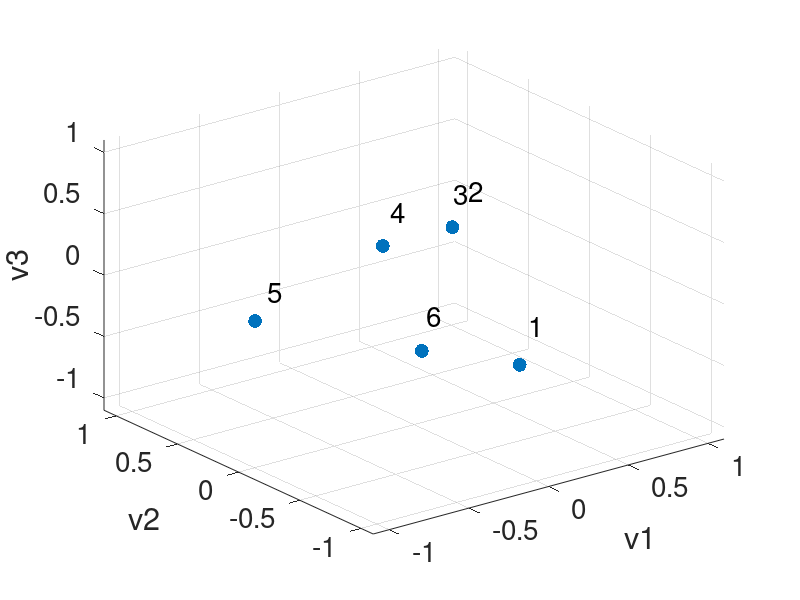
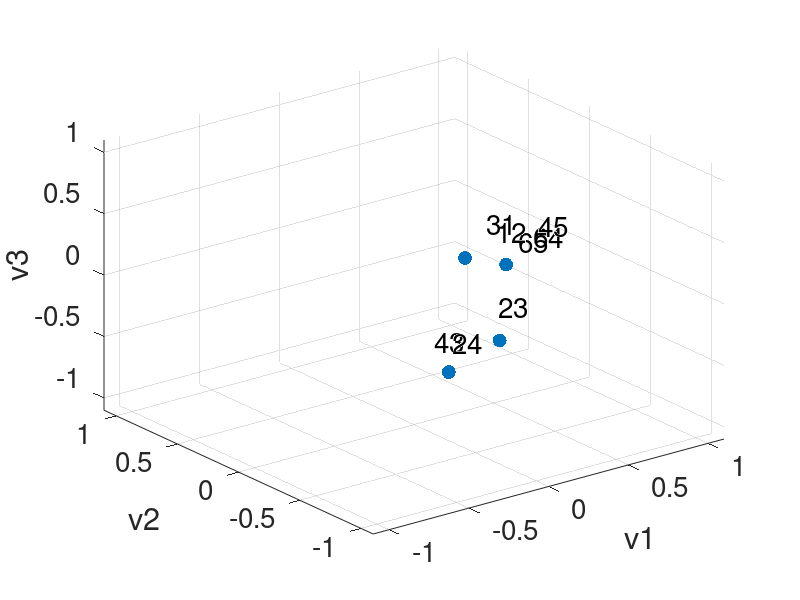
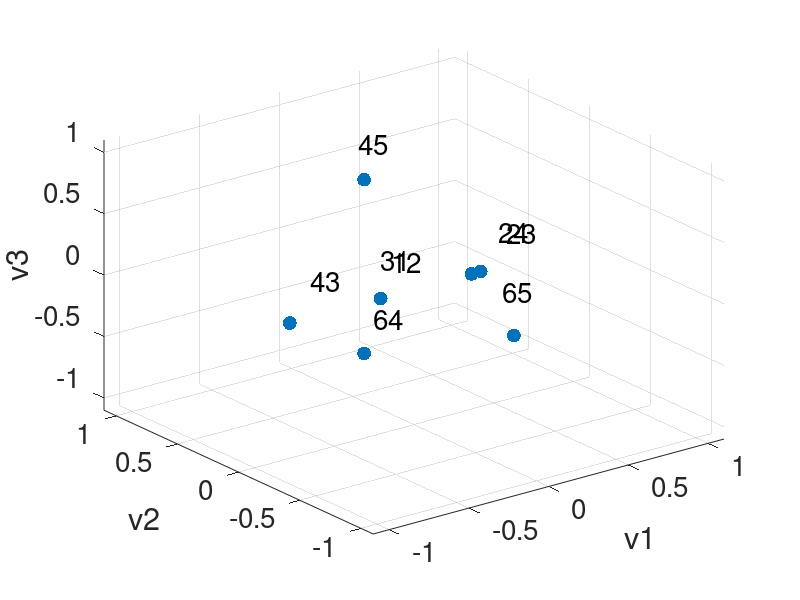
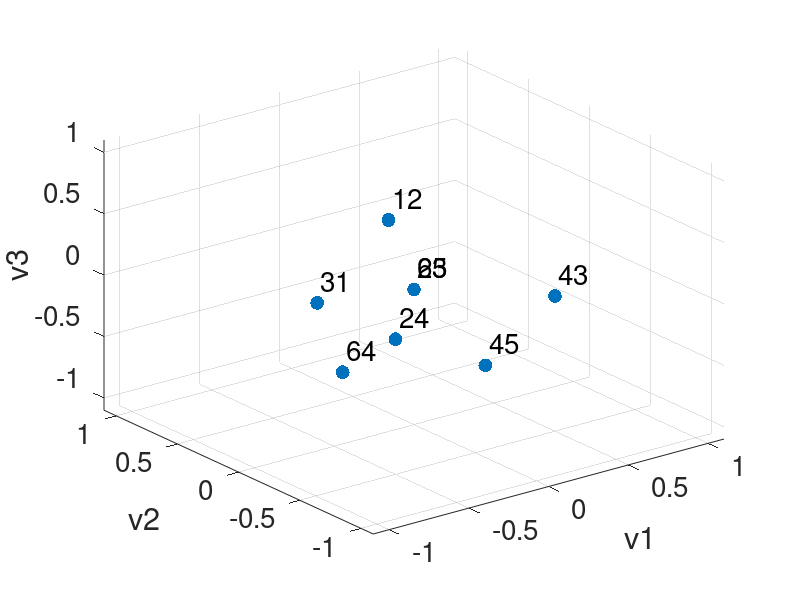

MATLAB code for these plots, in order:
%%% 6 nodes, 8 edges, 3 triangles
n_node = 6; n_edge =8; n_triangle = 3;
% create boundary operators
%%% B1
B1 = [-1 1 0 0 0 0 0 0; 1 0 -1 1 0 0 0 0; 0 -1 1 0 -1 0 0 0; 0 0 0 -1 1 -1 1 0; 0 0 0 0 0 1 0 -1; 0 0 0 0 0 0 -1 1];

%%% B2
B2 = [1 0 0; 1 0 0; 1 1 0; 0 1 0; 0 1 0; 0 0 1; 0 0 1; 0 0 1];

%% Undirected Version

% Hodge Laplacian
L0u = B1 * B1'; % 0-up Laplacian
L1d = B1' * B1; % 1-up Laplacian, n_edge*n_edge matrix
L1u = B2 * B2'; % 1-up Laplacian, n_edge*n_edge matrix
L2d = B2' * B2; % 2-down Laplacian, n_triangle*n_triangle matrix

% The undirected infered adjacency matrix
A0_up = diag(diag(L0u)) - L0u; % this is the same as the standard adjacency matrix for standard graph
D1_up = diag(diag(L1u));
A1_up = D1_up - L1u; % infered adjacency between edges

% solve the eigenvalues
% 0-up Laplacian
[V0u,D0u] = eig(L0u); % same as normal Laplacian, node 1,2,3 on the left, node 4 in the middle, node 5,6 on the right
scatter(V0u(:,2),V0u(:,3))
x = V0u(:,2); y = V0u(:,3); z = V0u(:,4); s = 100.* ones(size(x));
scatter3(x, y, z, s, 'filled')
set(gca,'XLim',[-1.1 1.1],'YLim',[-1.1 1.1],'ZLim',[-1.1 1.1])
name = [1 2 3 4 5 6]'; name = num2str(name); label = cellstr(name);
dx = 0.1+0.1*rand(size(x)); dy = 0.1+0.1*rand(size(y)); dz = 0.1+0.1*rand(size(z));% displacement so the text does not overlay the data points
text(x+dx, y+dy, z+dz, label, 'FontSize', 20);
xlabel('v1');
ylabel('v2');
zlabel('v3');
set(gca,'fontsize',20);
plt.LineWidth = 2;
ax = gca;
exportgraphics(ax,'plots/three_triangles_L0u.eps','Resolution',300) 

% 1-down Laplacian
[V1d,D1d] = eig(L1d); % find clusters of eddges by common nodes 
x = V1d(:,1); y = V1d(:,2); z = V1d(:,3); s = 100.* ones(size(x));
scatter3(x, y, z, s, 'filled')
set(gca,'XLim',[-1.1 1.1],'YLim',[-1.1 1.1],'ZLim',[-1.1 1.1])
name = [12 31 23 24 43 45 64 65]'; name = num2str(name); label = cellstr(name);
dx = 0.05+0.2*rand(size(x)); dy = 0.05+0.2*rand(size(y)); dz = 0.05+0.2*rand(size(z));% displacement so the text does not overlay the data points
text(x+dx, y+dy, z+dz, label, 'FontSize', 20);
xlabel('v1');
ylabel('v2');
zlabel('v3');
set(gca,'fontsize',20);
plt.LineWidth = 2;
ax = gca;
exportgraphics(ax,'plots/three_triangles_v2_L1d.eps','Resolution',300) 

% 1-up Laplacian
[V1u,D1u] = eig(L1u); % zero eigenvalues find connected components of edges through shared triangles
x = V1u(:,1); y = V1u(:,2); z = V1u(:,3); s = 100.* ones(size(x));
scatter3(x, y, z, s, 'filled')
set(gca,'XLim',[-1.1 1.1],'YLim',[-1.1 1.1],'ZLim',[-1.1 1.1])
name = [12 31 23 24 43 45 64 65]'; name = num2str(name); label = cellstr(name);
dx = 0.05+0.2*rand(size(x)); dy = 0.05+0.2*rand(size(y)); dz = 0.05+0.2*rand(size(z));% displacement so the text does not overlay the data points
text(x+dx, y+dy, z+dz, label, 'FontSize', 20);
xlabel('v1');
ylabel('v2');
zlabel('v3');
set(gca,'fontsize',20);
plt.LineWidth = 2;
ax = gca;
exportgraphics(ax,'plots/three_triangles_v2_L1u.eps','Resolution',300) 

% 1 Laplacian
[V1,D1] = eig(L1u+L1d); % zero eigenvalues find connected components of edges through shared triangles
x = V1(:,1); y = V1(:,2); z = V1(:,3); s = 100.* ones(size(x));
scatter3(x, y, z, s, 'filled')
set(gca,'XLim',[-1.1 1.1],'YLim',[-1.1 1.1],'ZLim',[-1.1 1.1])
name = [12 31 23 24 43 45 64 65]'; name = num2str(name); label = cellstr(name);
dx = 0.1; dy = 0.1; dz = 0.1;% displacement so the text does not overlay the data points
text(x+dx, y+dy, z+dz, label, 'FontSize', 20);
xlabel('v1');
ylabel('v2');
zlabel('v3');
set(gca,'fontsize',20);
plt.LineWidth = 2;
ax = gca;
exportgraphics(ax,'plots/three_triangles_v2_L1.eps','Resolution',300) 

% 2-down Laplacian
[V2d,D2d] = eig(L2d); % find clusters of triangles by common edges 

%% Directed version {1,2,3}, {1,2}, {2,3}, {3,1}
g = 1/3;

%% First version in Ginestra's notes Section B2

% weight of flow
%%% B1
weight_e = [1 1 1 1 1 2 2 2];
Ph1 = repelem(weight_e,[n_node],[1]);
%%% B2
weight_t = [1 1 2];
Ph2 = repelem(weight_t,[n_edge],[1]);

%%% Directed adjacency matrix
B1M = 0.5*sqrt(2).*B1.*exp(-1i*pi*g*(Ph1.*B1));
B2M = 0.5*sqrt(2).*B2.*exp(-1i*pi*g*(Ph2.*B2));

L0Mu = B1M*B1M';
L1Md = B1M' * B1M;
L1Mu = B2M * B2M';

% 0-up Laplacian
[V,D] = eig(L0Mu); % zero eigenvalues find connected components of edges through shared triangles
Psi = angle(V);s = 100.* ones(size(Psi(:,1)));
scatter(cos(Psi(:,1)),sin(Psi(:,1)), s, 'filled')
set(gca,'XLim',[-1.1 1.1],'YLim',[-1.1 1.1])
name = [1 2 3 4 5 6]'; name = num2str(name); label = cellstr(name);
dx = 0.1+0.2*rand(n_node,1); dy = 0.1+0.2*rand(n_node,1);% displacement so the text does not overlay the data points
xlabel('cos(\theta)');
ylabel('sin(\theta)');
text(cos(Psi(:,1))+dx, sin(Psi(:,1))+dy, label, 'FontSize', 20);
set(gca,'fontsize',20);
plt.LineWidth = 2;
ax = gca;
exportgraphics(ax,'plots/three_triangles_v2_L0Mu.eps','Resolution',300) 

% 1-down Magnetic Laplacian
[V, D] = eig(L1Md); % zero eigenvalues find connected components of edges through shared nodes
Psi = angle(V); s = 100.* ones(size(Psi(:,1)));
scatter(cos(Psi(:,1)),sin(Psi(:,1)), s, 'filled')
set(gca,'XLim',[-1.1 1.1],'YLim',[-1.1 1.1])
name = [12 31 23 24 43 45 64 65]'; name = num2str(name); label = cellstr(name);
xlabel('cos(\theta)');
ylabel('sin(\theta)');
dx = -0.05+0.3*rand(n_edge,1); dy = -0.05+0.3*rand(n_edge,1);% displacement so the text does not overlay the data points
text(cos(Psi(:,1))+dx, sin(Psi(:,1))+dy, label, 'FontSize', 20);
set(gca,'fontsize',20);
plt.LineWidth = 2;
ax = gca;
exportgraphics(ax,'plots/three_triangles_v2_L1Md.eps','Resolution',300) 

% 1-up Magnetic Laplacian
[V,D] = eig(L1Mu); % zero eigenvalues find connected components of edges through shared triangles
Psi = angle(V); s = 100.* ones(size(Psi(:,1)));
scatter(cos(Psi(:,1)),sin(Psi(:,1)), s, 'filled')
set(gca,'XLim',[-1.1 1.1],'YLim',[-1.1 1.1])
name = [12 31 23 24 43 45 64 65]'; name = num2str(name); label = cellstr(name);
xlabel('cos(\theta)');
ylabel('sin(\theta)');
dx = -0.05+0.3*rand(n_edge,1); dy = -0.05+0.3*rand(n_edge,1);% displacement so the text does not overlay the data points
text(cos(Psi(:,1))+dx, sin(Psi(:,1))+dy, label, 'FontSize', 20);
set(gca,'fontsize',20);
plt.LineWidth = 2;
ax = gca;
exportgraphics(ax,'plots/three_triangles_v2_L1Mu.eps','Resolution',300) 

% plot top 2 eigenvectors
psi1 = Psi(:, 1)';
azi = Psi(:, 1)'; %azimuth for the spherical coordinates
ele = Psi(:, 2)'; % elevation for the sperical coordinates
[x,y,z] = sph2cart(azi,ele,1);
scatter3(x,y,z, s, 'filled')
xlabel('x');
ylabel('y');
zlabel('z');
set(gca,'XLim',[-1.1 1.1],'YLim',[-1.1 1.1],'ZLim',[-1.1 1.1])
name = [12 31 23 42 34 45 64 65]'; name = num2str(name); label = cellstr(name);
dx = -0.05+0.3*rand(n_edge,1); dy = -0.05+0.3*rand(n_edge,1); dz = -0.05+0.3*rand(n_edge,1);% displacement so the text does not overlay the data points
text(x+dx', y+dy', z+dz', label, 'FontSize', 20);
set(gca,'fontsize',20);
plt.LineWidth = 2;
ax = gca;
exportgraphics(ax,'plots/three_triangles_v2_L1Mu.eps','Resolution',300) 

% 1 Laplacian
[V1M,D1M] = eig(L1Mu + L1Md); % zero eigenvalues find connected components of edges through shared triangles
Psi = angle(V1M);
scatter(cos(Psi(:,1)),sin(Psi(:,1)), s, 'filled')
set(gca,'XLim',[-1.1 1.1],'YLim',[-1.1 1.1])
name = [12 31 23 42 34 45 64 65]'; name = num2str(name); label = cellstr(name);
xlabel('cos(\theta)');
ylabel('sin(\theta)');
dx = 0.1; dy = 0.1;% displacement so the text does not overlay the data points
text(cos(Psi(:,1))+dx, sin(Psi(:,1))+dy, label, 'FontSize', 20);
set(gca,'fontsize',20);
plt.LineWidth = 2;
ax = gca;
exportgraphics(ax,'plots/three_triangles_v2_L1M.eps','Resolution',300) 

